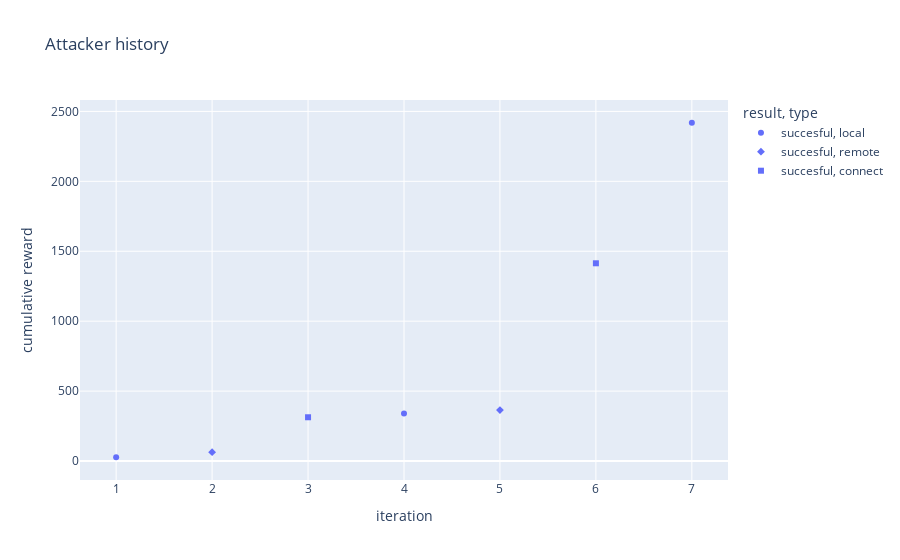

The cell this chart's notebook holds for it:
### Code cell
simulation.run(
    max_iteration=600,
    epochs=1000,
    attacker=qleaner_agent,
    verbose=1,
    decrease_function=decrease_function,
    sample_attack=True,
    gifsave='./render/attacker/QleanerTrain/Alone'
)

### Figure 1 — Plotly figure (JSON) as saved in the notebook; plotly's stock layout.template omitted (floating-point values rounded to 4 significant figures)
{"data": [{"customdata": [[0.0009613, 27, "Process Discovery", "PC_2", "local", 0], [0.0009613, 26, "Network Service Scanning", "MailServer", "local", 1], [0.003981, 1005, "Browser Session Hijacking", "DatabaseServer", "local", 1]], "hovertemplate": "result=succesful<br>type=%{customdata[4]}<br>iteration=%{x}<br>cumulative reward=%{y}<br>time=%{customdata[0]}<br>reward=%{customdata[1]}<br>attack name=%{customdata[2]}<br>machine instance name=%{customdata[3]}<br>captured_flags=%{customdata[5]}<extra></extra>", "legendgroup": "succesful, local", "marker": {"color": "#636efa", "symbol": "circle"}, "mode": "markers", "name": "succesful, local", "orientation": "v", "showlegend": true, "type": "scatter", "x": [1, 4, 7], "xaxis": "x", "y": [27, 339, 2419], "yaxis": "y"}, {"customdata": [[0.0009613, 36, "GUI Input Capture", "PC_5", "remote", 0], [0.002036, 25, "Password Guessing", "GoogleDrive", "remote", 0]], "hovertemplate": "result=succesful<br>type=%{customdata[4]}<br>iteration=%{x}<br>cumulative reward=%{y}<br>time=%{customdata[0]}<br>reward=%{customdata[1]}<br>attack name=%{customdata[2]}<br>machine instance name=%{customdata[3]}<br>captured_flags=%{customdata[5]}<extra></extra>", "legendgroup": "succesful, remote", "marker": {"color": "#636efa", "symbol": "diamond"}, "mode": "markers", "name": "succesful, remote", "orientation": "v", "showlegend": true, "type": "scatter", "x": [2, 5], "xaxis": "x", "y": [63, 364], "yaxis": "y"}, {"customdata": [[0.0009613, 250, "User Account Authentification", "MailServer", "connect", 0], [0.003238, 1050, "User Account Authentification", "DatabaseServer", "connect", 0]], "hovertemplate": "result=succesful<br>type=%{customdata[4]}<br>iteration=%{x}<br>cumulative reward=%{y}<br>time=%{customdata[0]}<br>reward=%{customdata[1]}<br>attack name=%{customdata[2]}<br>machine instance name=%{customdata[3]}<br>captured_flags=%{customdata[5]}<extra></extra>", "legendgroup": "succesful, connect", "marker": {"color": "#636efa", "symbol": "square"}, "mode": "markers", "name": "succesful, connect", "orientation": "v", "showlegend": true, "type": "scatter", "x": [3, 6], "xaxis": "x", "y": [313, 1414], "yaxis": "y"}], "layout": {"legend": {"title": {"text": "result, type"}, "tracegroupgap": 0}, "title": {"text": "Attacker history"}, "xaxis": {"anchor": "y", "domain": [0, 1], "title": {"text": "iteration"}}, "yaxis": {"anchor": "x", "domain": [0, 1], "title": {"text": "cumulative reward"}}}}
